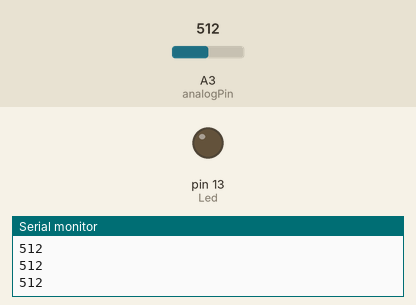
Recording of a sketch running on a simulated Arduino Uno, built with avr-gcc and run on an emulated ATmega328P. Shown: output pins drawn as LEDs (lit = HIGH), the last lines printed to the serial monitor. The test bench sets the inputs (shaded band); at power-on: A3 (analogPin) = 512.

Above: at 1.2 s.
1.3 s: A3 (analogPin) set to 884
2.8 s: A3 (analogPin) set to 914
At 4.0 s:
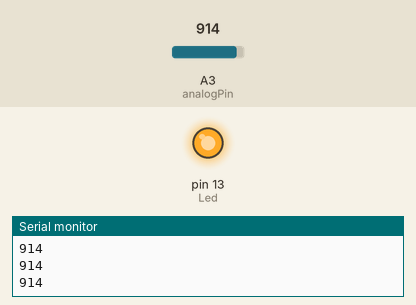
4.3 s: A3 (analogPin) set to 890
At 5.3 s:
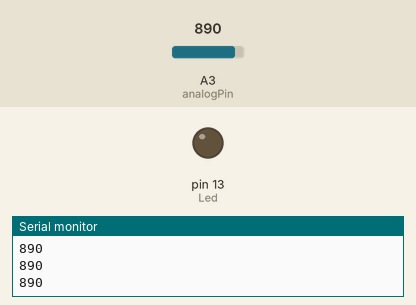
5.8 s: A3 (analogPin) set to 900
At 6.5 s:
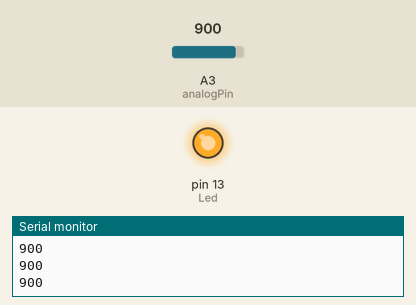
Timing chart, 0 to 8.3 s (numbered marks = the images above; inputs shaded):
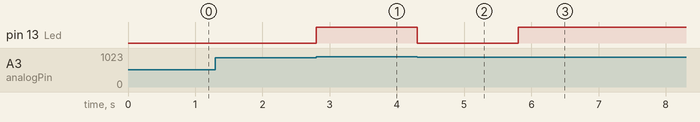

The sketch:

try.ino
```cpp
int analogPin = A3; // potentiometer wiper (middle terminal) connected to analog pin 3
int Led = 13;                    // outside leads to ground and +5V
int val = 0;        // variable to store the value read

void setup()
{
  pinMode(Led, OUTPUT);
  Serial.begin(9600);           //  setup serial
}

void loop()
{
  val = analogRead(analogPin);
  if(val>=900)
  {
    digitalWrite(Led, HIGH);
  }
  else
  {
    digitalWrite(Led, LOW);
  }
  Serial.println(val);          // debug value
}
```

Measured:
- the behaviour switches between 899 and 900 on A3 (analogPin) (found by bisection; images 0 and 1)
- after the input at 2.8 s, pin 13 (Led): LOW → HIGH at once
- after the input at 4.3 s, pin 13 (Led): HIGH → LOW at once
- after the input at 5.8 s, pin 13 (Led): LOW → HIGH at once
